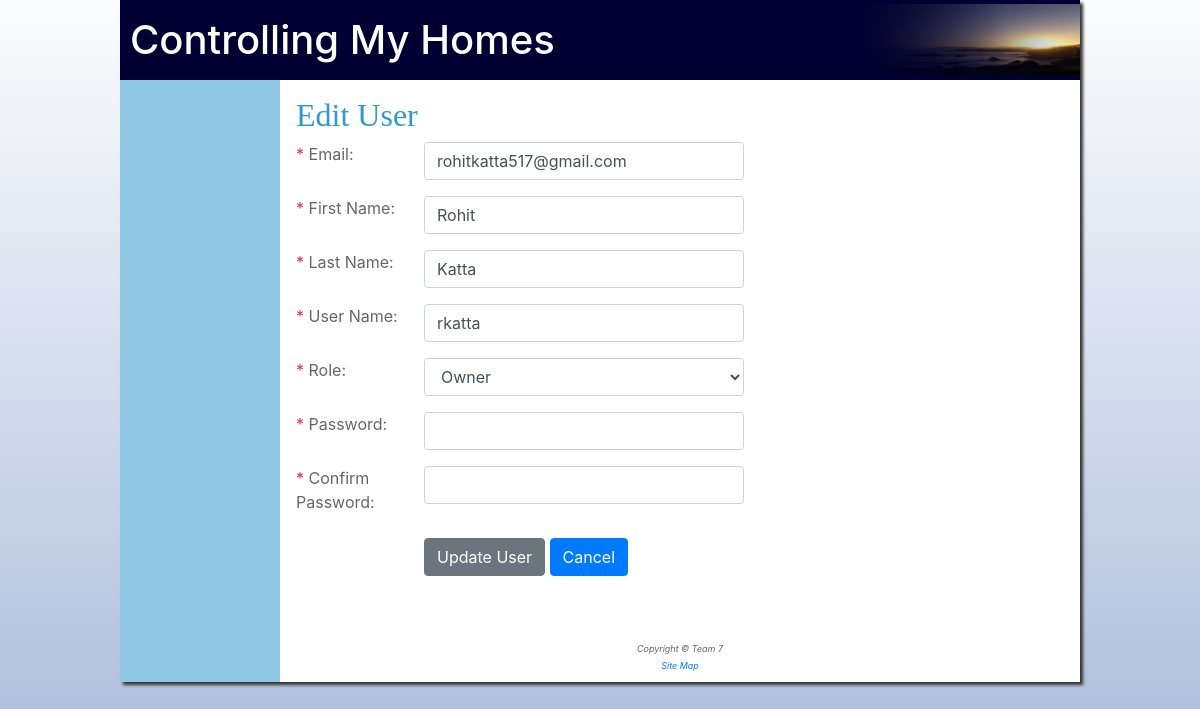
/cmh/EditUser/1, run on the app's committed database.
### tables this page shows
CREATE TABLE `users` (
  `user_id` int(11) NOT NULL,
  `user_name` varchar(50) NOT NULL,
  `email` varchar(45) DEFAULT NULL,
  `fname` varchar(25) NOT NULL,
  `lname` varchar(25) NOT NULL,
  `password` varchar(50) NOT NULL,
  `role_id` int(11) NOT NULL,
  `created_date` date NOT NULL
);

### application/controllers/cmh.php (called while the page is built, shortened)
<?php
class cmh extends CI_Controller{
    public function __construct() {
        $this->load->model("user");
        $this->load->model("report");
        $this->load->model("role");
        $this->load->helper('form');
        $this->load->library('form_validation');
        $this->load->helper('security');
    }
    public function EditUser($args){
        $this->load->library('form_validation');
        $this->form_validation->set_error_delimiters('<span class="errormsg">', '</span>');
        $data['roles'] = $this->role->getAll();
        $data['isAdd'] = FALSE;
        $this->form_validation->set_rules('fname','First Name','trim|required');
        $this->form_validation->set_rules('lname','Last Name','trim|required');
        $this->form_validation->set_rules('email','Email','trim|required|valid_email');
        $this->form_validation->set_rules('uname','Username','trim|required|min_length[3]');
        $this->form_validation->set_rules('pass', 'Password', 'required');
        $this->form_validation->set_rules('cpass', 'Confirm Password', 'required|matches[pass]');
        if($this->form_validation->run() ==  FALSE){
            $user = $this->user->getById($args[0]);
            $data['user'] = $user;
            $this->load->library('form_validation');
            $data['title'] = 'CMH-Edit User';
            $this->load->view('addUser',$data);
        }
    }
}
?>

### index.php (called while the page is built, shortened)
<?php
require_once BASEPATH.'core/CodeIgniter.php';

### application/models/user.php (called while the page is built, shortened)
<?php
class user extends CI_Model{
    public function getById($id){
        $user = array();
        $query = "SELECT * FROM users WHERE user_id = ".$id;
        $result = $this->db->query($query);
        if($result->num_rows() > 0){
            foreach($result->result() as $row){
                $user['id'] = $row->user_id;
                $user['email'] = $row->email;
                $user['uname'] = $row->user_name;
                $user['fname'] = $row->fname;
                $user['lname'] = $row->lname;
                $user['role'] = $row->role_id;
            }
        }
        return $user;
    }
}
?>

### application/models/role.php (called while the page is built, shortened)
<?php
class role extends CI_Model{
    public function getAll(){
        $query = "SELECT * FROM roles";
        $result = $this->db->query($query);
        return $result;
    }
}
?>

### application/views/addUser.php (the view, shortened to what this page needs)
<!DOCTYPE html>
<html lang="en">
<head>
    <link rel="stylesheet" href="https://maxcdn.bootstrapcdn.com/bootstrap/4.0.0/css/bootstrap.min.css"
>
    <link href="<?php echo base_url(); ?>assets/css/toastr.css" rel="stylesheet"/>
    <link rel = "stylesheet" type = "text/css"
         href = "<?php echo css_url(); ?>">
</head>
<body id="wrapper">
    <section class="row">
        <div id="nav-div" class="col-xs-12 col-md-3 col-lg-2">
        </div>
        <div class="col-xs-12 col-md-9 col-lg-10">
<section class="p-20">
    <?php
    if($isAdd == TRUE){
        echo "<h2 class='my-h2'>Add User</h2>";
    } else {
        echo "<h2 class='my-h2'>Edit User</h2>";
    }
	$form_attributes = array(
	'id' => 'addUserForm'
	);
	if ($isAdd == TRUE)
    {
    	echo form_open('cmh/addUser', $form_attributes, $user);
    } else{
        echo form_open('cmh/EditUser/0', $form_attributes, $user);
    }
    echo '<div class="row form-group"><div class="col-sm-12 col-md-2"><label for="email" class="control-label"><span class="text-danger">*</span> Email:</label></div><div class="col-sm-12 col-md-5">';
    $data_email = array(
           'type' => 'email',
           'name' => 'email',
           'id' => 'email',
           'class' => 'form-control',
           'required' => 'required',
           'value' => $user['email']
       );
    echo form_input($data_email);
    echo '</div></div>';
    echo '<div class="row form-group"><div class="col-sm-12 col-md-2"><label for="fname" class="control-label"><span class="text-danger">*</span> First Name:</label></div><div class="col-sm-12 col-md-5">';
    $data_fname = array(
           'type' => 'text',
           'name' => 'fname',
           'id' => 'fname',
           'required' => 'required',
           'value' => $user['fname'],
           'class' => 'form-control'
       );
    echo form_input($data_fname);
    echo '</div></div>';
    echo '<div class="row form-group"><div class="col-sm-12 col-md-2"><label for="lname" class="control-label"><span class="text-danger">*</span> Last Name:</label></div><div class="col-sm-12 col-md-5">';
    $data_lname = array(
           'type' => 'text',
           'name' => 'lname',
           'id' => 'lname',
           'required' => 'required',
           'value' => $user['lname'],
           'class' => 'form-control'
       );
    echo form_input($data_lname);
    echo '</div></div>';
    echo '<div class="row form-group"><div class="col-sm-12 col-md-2"><label for="uname" class="control-label"><span class="text-danger">*</span> User Name:</label></div><div class="col-sm-12 col-md-5">';
    $data_uname = array(
           'type' => 'text',
           'name' => 'uname',
           'id' => 'uname',
           'required' => 'required',
           'value' => $user['uname'],
           'class' => 'form-control'
       );
    echo form_input($data_uname);
    echo '</div></div>';
    echo '<div class="row form-group"><div class="col-sm-12 col-md-2"><label for="role" class="control-label"><span class="text-danger">*</span> Role:</label></div><div class="col-sm-12 col-md-5">';
    $data_role = array();
    if($roles->num_rows()>0){
        foreach($roles->result() as $row){
            $data_role[$row->role_id] = $row->role_name;
        }
    }
    echo form_dropdown('role',$data_role, $user['role'], array('class' => 'form-control'));
    echo '</div></div>';
    echo '<div class="row form-group"><div class="col-sm-12 col-md-2"><label for="pass" class="control-label"><span class="text-danger">*</span> Password:</label></div><div class="col-sm-12 col-md-5">';
    $data_pass = array(
           'type' => 'password',
           'name' => 'pass',
           'id' => 'pass',
           'required' => 'required',
           'class' => 'form-control'
       );
    echo form_input($data_pass);
    echo '</div></div>';
    echo '<div class="row form-group"><div class="col-sm-12 col-md-2"><label for="cpass" class="control-label"><span class="text-danger">*</span> Confirm Password:</label></div><div class="col-sm-12 col-md-5">';
    $data_cpass = array(
           'type' => 'password',
           'name' => 'cpass',
           'id' => 'cpass',
           'required' => 'required',
           'class' => 'form-control'
       );
    echo form_input($data_cpass);
    echo '</div></div>';
    echo '<div class="row form-group"><div class="col-sm-12 col-md-2"></div><div class="col-sm-12 col-md-5">';
    $sub_attr = array(
            'id' => 'addUser',
            'onclick'=>'return validateUser();',
            'class' => 'btn btn-secondary'
            );
    $btnName = ($isAdd == TRUE) ? "Add User" : "Update User";
    echo form_submit('addUser', $btnName, $sub_attr);
    echo '<a href="'.base_url().'cmh/users'.'" class="btn btn-primary">Cancel</a>';
    echo '</div></div>';
    ?>
</section>
            <br/>
        </div>
    </section>
</body>
</html>

### assets/css/pacific.css (style rules this page uses)
html { background-image: url(../images/background.jpg); background-repeat: repeat-x; font-family: Verdana, Arial, sans-serif; }
#wrapper { width: 80%; margin: 0px; margin-left: 10%; margin-right: 10%; box-shadow: 3px 3px 3px #333333; }
body { background-color: #ffffff; color: #666666; }
.row { padding: 0px; margin-left: 0px !important; margin-right: 0px !important }
.row div { padding: 0px; }
.my-h2 { color: #3399cc; font-family: Georgia, serif !important; margin-top: 0px; }
#nav-div { background-color: #90c7e3; }
section { padding: 2%; }
.p-20 { padding: 2% !important; }

### data on the page
users: email "rohitkatta517@gmail.com", fname "Rohit", lname "Katta", role "Owner"
